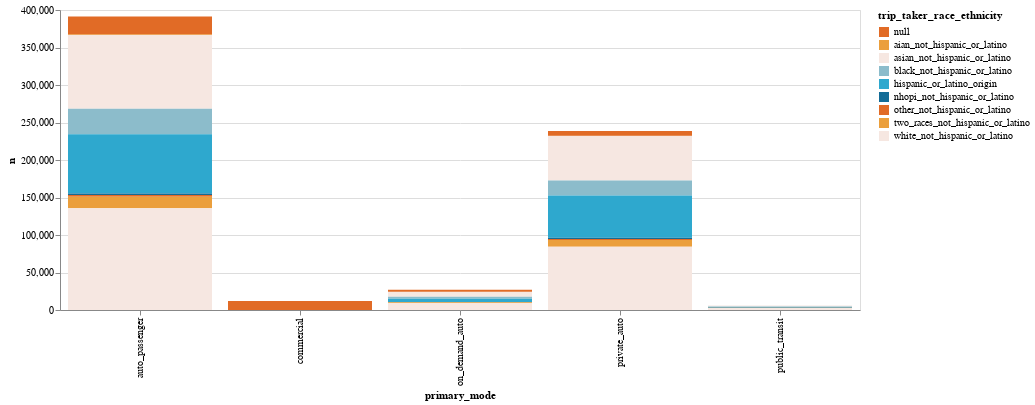

The notebook cell saved with this chart:
### Code cell
chart = (
        alt.Chart(race_ethnicity_by_mode)
        .mark_bar()
        .encode(
            x=alt.X("primary_mode"),
            y=alt.Y("n"),
            color=alt.Color("trip_taker_race_ethnicity", scale=alt.Scale(range = cp.CALITP_DIVERGING_COLORS,))
            )
      .properties(
    width=800,
    height=300)
        )
chart

### Figure 1 — Vega-Lite specification as saved in the notebook (floating-point values rounded to 4 significant figures)
{"config": {"view": {"continuousWidth": 300, "continuousHeight": 300}}, "data": {"name": "data-bb29c74c9b2d9c3da4d3616767ebcb08"}, "mark": {"type": "bar"}, "encoding": {"color": {"field": "trip_taker_race_ethnicity", "scale": {"range": ["#E16B26", "#EB9F3C", "#f6e7e1", "#8CBCCB", "#2EA8CE", "#136C97"]}, "type": "nominal"}, "x": {"field": "primary_mode", "type": "nominal"}, "y": {"field": "n", "type": "quantitative"}}, "height": 300, "width": 800, "$schema": "https://vega.github.io/schema/vega-lite/v5.14.1.json", "datasets": {"data-bb29c74c9b2d9c3da4d3616767ebcb08": [{"primary_mode": "auto_passenger", "trip_taker_race_ethnicity": "aian_not_hispanic_or_latino", "n": 1017}, {"primary_mode": "auto_passenger", "trip_taker_race_ethnicity": "asian_not_hispanic_or_latino", "n": 98414}, {"primary_mode": "auto_passenger", "trip_taker_race_ethnicity": "black_not_hispanic_or_latino", "n": 33904}, {"primary_mode": "auto_passenger", "trip_taker_race_ethnicity": "hispanic_or_latino_origin", "n": 79083}, {"primary_mode": "auto_passenger", "trip_taker_race_ethnicity": "nhopi_not_hispanic_or_latino", "n": 2116}, {"primary_mode": "auto_passenger", "trip_taker_race_ethnicity": "other_not_hispanic_or_latino", "n": 2041}, {"primary_mode": "auto_passenger", "trip_taker_race_ethnicity": "two_races_not_hispanic_or_latino", "n": 15609}, {"primary_mode": "auto_passenger", "trip_taker_race_ethnicity": "white_not_hispanic_or_latino", "n": 135555}, {"primary_mode": "auto_passenger", "trip_taker_race_ethnicity": null, "n": 23552}, {"primary_mode": "commercial", "trip_taker_race_ethnicity": null, "n": 11897}, {"primary_mode": "on_demand_auto", "trip_taker_race_ethnicity": "aian_not_hispanic_or_latino", "n": 100}, {"primary_mode": "on_demand_auto", "trip_taker_race_ethnicity": "asian_not_hispanic_or_latino", "n": 6731}, {"primary_mode": "on_demand_auto", "trip_taker_race_ethnicity": "black_not_hispanic_or_latino", "n": 2480}, {"primary_mode": "on_demand_auto", "trip_taker_race_ethnicity": "hispanic_or_latino_origin", "n": 4489}, {"primary_mode": "on_demand_auto", "trip_taker_race_ethnicity": "nhopi_not_hispanic_or_latino", "n": 79}, {"primary_mode": "on_demand_auto", "trip_taker_race_ethnicity": "other_not_hispanic_or_latino", "n": 125}, {"primary_mode": "on_demand_auto", "trip_taker_race_ethnicity": "two_races_not_hispanic_or_latino", "n": 1260}, {"primary_mode": "on_demand_auto", "trip_taker_race_ethnicity": "white_not_hispanic_or_latino", "n": 9108}, {"primary_mode": "on_demand_auto", "trip_taker_race_ethnicity": null, "n": 2581}, {"primary_mode": "private_auto", "trip_taker_race_ethnicity": "aian_not_hispanic_or_latino", "n": 630}, {"primary_mode": "private_auto", "trip_taker_race_ethnicity": "asian_not_hispanic_or_latino", "n": 59112}, {"primary_mode": "private_auto", "trip_taker_race_ethnicity": "black_not_hispanic_or_latino", "n": 20045}, {"primary_mode": "private_auto", "trip_taker_race_ethnicity": "hispanic_or_latino_origin", "n": 56404}, {"primary_mode": "private_auto", "trip_taker_race_ethnicity": "nhopi_not_hispanic_or_latino", "n": 1625}, {"primary_mode": "private_auto", "trip_taker_race_ethnicity": "other_not_hispanic_or_latino", "n": 1330}, {"primary_mode": "private_auto", "trip_taker_race_ethnicity": "two_races_not_hispanic_or_latino", "n": 9005}, {"primary_mode": "private_auto", "trip_taker_race_ethnicity": "white_not_hispanic_or_latino", "n": 84335}, {"primary_mode": "private_auto", "trip_taker_race_ethnicity": null, "n": 6204}, {"primary_mode": "public_transit", "trip_taker_race_ethnicity": "aian_not_hispanic_or_latino", "n": 32}, {"primary_mode": "public_transit", "trip_taker_race_ethnicity": "asian_not_hispanic_or_latino", "n": 1314}, {"primary_mode": "public_transit", "trip_taker_race_ethnicity": "black_not_hispanic_or_latino", "n": 693}, {"primary_mode": "public_transit", "trip_taker_race_ethnicity": "hispanic_or_latino_origin", "n": 1026}, {"primary_mode": "public_transit", "trip_taker_race_ethnicity": "nhopi_not_hispanic_or_latino", "n": 65}, {"primary_mode": "public_transit", "trip_taker_race_ethnicity": "other_not_hispanic_or_latino", "n": 33}, {"primary_mode": "public_transit", "trip_taker_race_ethnicity": "two_races_not_hispanic_or_latino", "n": 309}, {"primary_mode": "public_transit", "trip_taker_race_ethnicity": "white_not_hispanic_or_latino", "n": 2514}, {"primary_mode": "public_transit", "trip_taker_race_ethnicity": null, "n": 47}]}}
